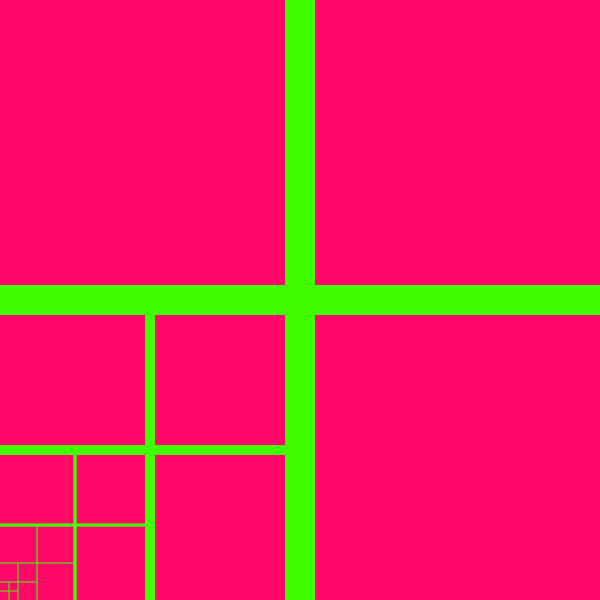
Frame 1 (no input)
Frame 60 (the mouse pressed at the canvas centre just before this capture): identical to frame 1, image omitted
Frame 120 (the mouse held since frame 60 and released just before this capture): identical to frame 1, image omitted

The Processing sketch that drew this single still picture (run headless with seeded random() and noise(); from frame 60 on, the mouse is pressed at the canvas centre):

// Processing sketch: processing_128591
// ── processing_128591.pde

int x = 300;
int y = 600;
float z = 30;
void setup(){
 size(600,600);
background(#FF0867);
}

void draw(){
  rectMode(CENTER);
  noStroke();
  fill(#3FFF00);
 while(x > 6){
   rect(x,600-x,y,z);
   rect(x,600-x,z,y);
   x = x/2;
   y = y/2;
   if(z>1){
   z = z*.33;
   }
   if(z<1){z=1;}
 }
}
